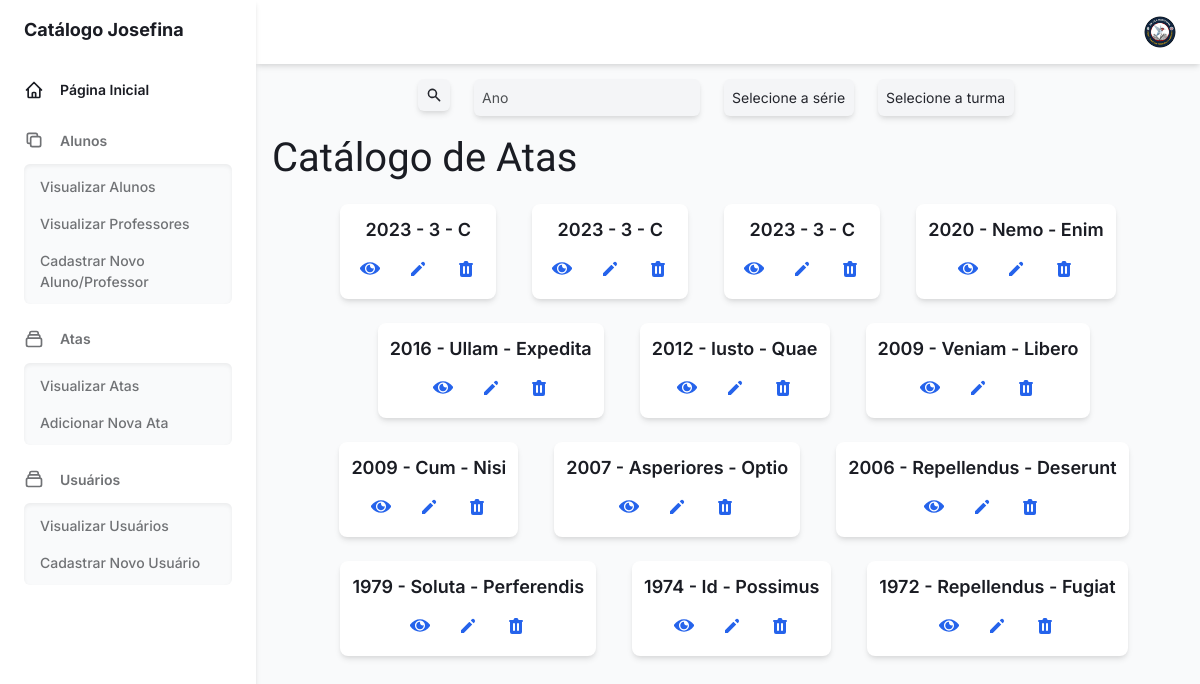
Screenshot of /ata/atas/ (signed in) with the database file from the repository.
### ata/models.py (models this page shows, shortened)
class Atas(models.Model):
    SERIES = [('1', '1º ano'), ('2', '2º ano'), ('3', '3º ano'), ('4', '4º ano'), ('5', '5º ano'), ('6', '6º ano')]
    TURMAS = [('A', 'Turma A'), ('B', 'Turma B'), ('C', 'Turma C'), ('D', 'Turma D'), ('E', 'Turma E'), ('F', 'Turma F')]
    ano = models.IntegerField()
    serie = models.CharField(max_length=50, choices=SERIES)
    turma = models.CharField(max_length=50, choices=TURMAS)
    pdf = models.FileField(upload_to='atas/', null=True, blank=True)

### ata/views.py (the view, shortened to what this page needs)
# urls.py: path('atas/', views.atas_view, name='atas'),
@login_required
def atas_view(request):
    atas = Atas.objects.all().order_by('-ano', '-serie', '-turma')
    search = request.GET.get("search", None)
    atas_filter = AtasFilter(request.GET, queryset=atas)
    atas = atas_filter.qs
    for ata in atas:
        ata.pdf_url = ata.pdf.url if ata.pdf and ata.pdf.name else None
    return render(request, 'ata/atas.html', {'atas': atas, 'filter': atas_filter, 'search': search})

### templates/ata/atas.html (shortened to what this page needs)
{% load static %}
{% block content %}
<!DOCTYPE html>
<html :class="{ 'theme-dark': dark }" x-data="data()" lang="en">
<head>
  <link rel="stylesheet" href="{% static 'css/tailwind.output.css' %}" />
  <link rel="stylesheet" href="https://cdnjs.cloudflare.com/ajax/libs/Chart.js/2.9.3/Chart.min.css" />
</head>
<body>
  {% include '_base.html' %}
  <div style="margin-top: 15px;" class="flex justify-center">
    <div class="relative w-50 max-w-xl mr-6 focus-within:text-blue-500">
    <form method="get">
      <button class="shadow-md w-full pl-2 pr-2 text-sm text-gray-700 placeholder-gray-600 bg-gray-100 border-0 rounded-md dark:placeholder-gray-500 dark:focus:shadow-outline-gray dark:focus:placeholder-gray-600 dark:bg-gray-700 dark:text-gray-200 focus:placeholder-gray-500 focus:bg-white focus:border-blue-300 focus:outline-none focus:shadow-outline-blue form-input">
        <svg class="w-4 h-4 text-blue-600" aria-hidden="true" fill="currentColor" viewBox="0 0 20 20">
          <path fill-rule="evenodd" d="M8 4a4 4 0 100 8 4 4 0 000-8zM2 8a6 6 0 1110.89 3.476l4.817 4.817a1 1 0 01-1.414 1.414l-4.816-4.816A6 6 0 012 8z" clip-rule="evenodd"></path>
        </svg>
      </button>
    </form>
    </div>
    {% for field in filter.form %}
      <div class="relative w-50 max-w-xl mr-6 focus-within:text-blue-500">
      {{ field }}
      </div>
    {% endfor %}
  </div>
  <div class="w-full p-4">
    <h1 class="title-large text-gray-800 dark:text-gray-200 mb-4"
      style="font-size: 2.5rem; margin-top: -4px; font-family: 'Ubuntu', sans-serif;">
      Catálogo de Atas
    </h1>
    <div class="flex flex-wrap justify-center space-x-3 gap-6">
      {% for ata in atas %}
      <div class="bg-white dark:bg-gray-800 rounded-lg shadow-md p-3 flex flex-col justify-between items-center h-60">
        <div class="text-center">
          <h2 class="text-lg font-semibold text-gray-800 dark:text-gray-200 mb-2">
            {{ ata.ano }} - {{ ata.serie }} - {{ ata.turma }}
          </h2>
        </div>
        <div class="flex justify-center space-x-3">
          <a href="{% url 'ver_arquivos_ata' ata.id %}" class="flex-1">
            <button class="flex items-center justify-center p-2 hover:text-blue-800" aria-label="View">
            </button>
          </a>
          {% if "SECRETARIO" in request.user.groups.all.values_list.0 %}
            <a href="{% url 'edit_ata' ata.id %}" class="flex-1">
              <button class="flex items-center justify-center p-2 hover:text-blue-800" aria-label="Edit">
                <svg class="w-5 h-5" xmlns="http://www.w3.org/2000/svg" viewBox="0 0 20 20" fill="#2563EB">
                  <path d="M13.586 3.586a2 2 0 112.828 2.828l-.793.793-2.828-2.828.793-.793zM11.379 5.793L3 14.172V17h2.828l8.38-8.379-2.83-2.828z"></path>
                </svg>
              </button>
            </a>
            <form action="{% url 'remove_ata' ata.id %}" method="post" class="d-inline" onsubmit="return confirmRemoval('{{ ata.ano }}', '{{ ata.serie }}', '{{ ata.turma }}');">
              <button class="flex items-center justify-center p-2 hover:text-blue-800" aria-label="Delete">
              </button>
            </form>
          {% endif %}
        </div>
      </div>
      {% endfor %}
    </div>
  </div>
</body>
</html>
{% endblock %}

### rows the page displays
Atas: ano "2023", serie "3", turma "C"
Atas: ano "2023", serie "3", turma "C"
Atas: ano "2023", serie "3", turma "C"
Atas: ano "2020", serie "Nemo", turma "Enim"
Atas: ano "2016", serie "Ullam", turma "Expedita"
Atas: ano "2012", serie "Iusto", turma "Quae"
Atas: ano "2009", serie "Veniam", turma "Libero"
Atas: ano "2009", serie "Cum", turma "Nisi"
Atas: ano "2007", serie "Asperiores", turma "Optio"
Atas: ano "2006", serie "Repellendus", turma "Deserunt"
Atas: ano "1979", serie "Soluta", turma "Perferendis"
Atas: ano "1974", serie "Id", turma "Possimus"
Atas: ano "1972", serie "Repellendus", turma "Fugiat"
